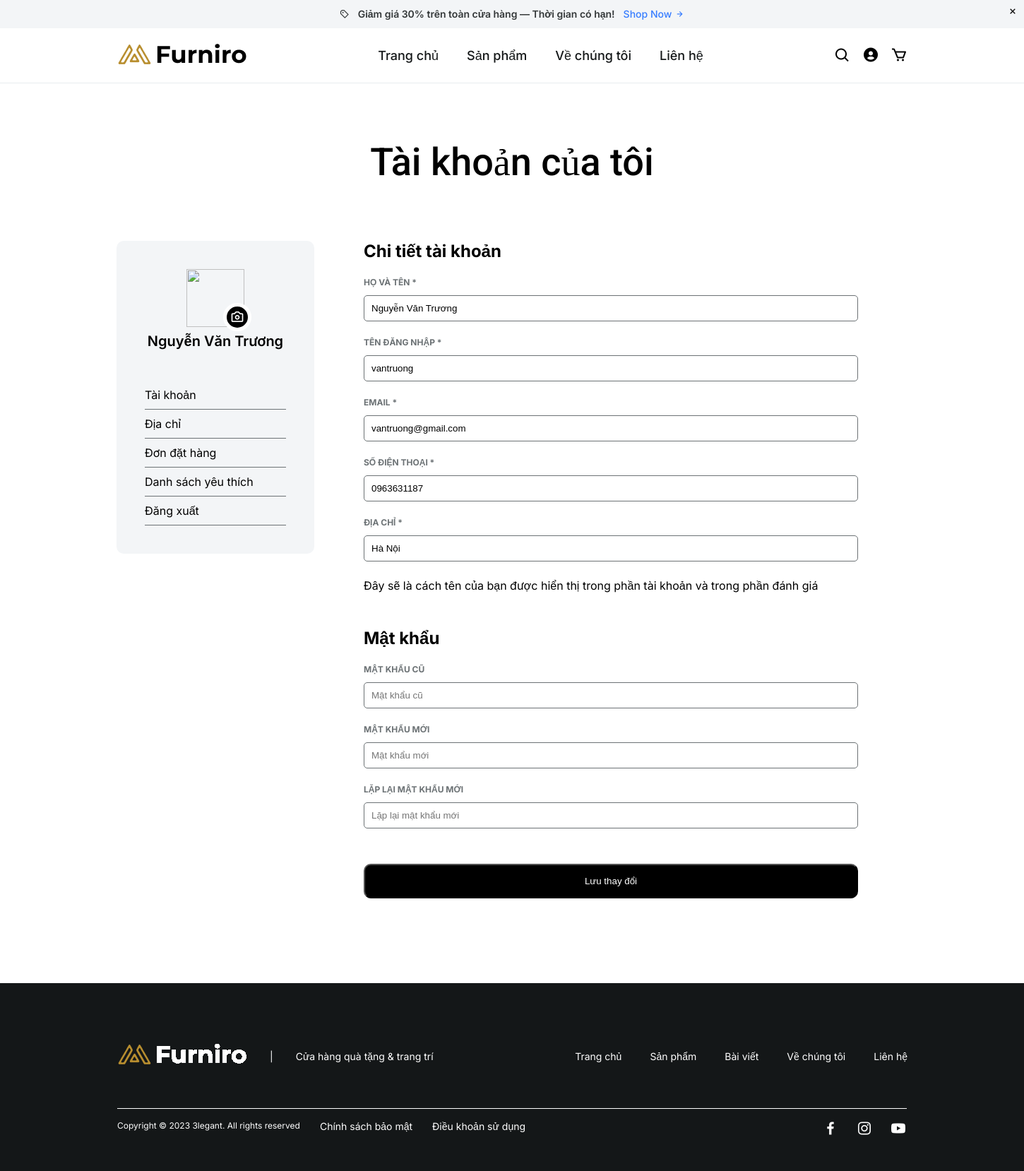
/index.php?act=myaccount&id=28 (signed in), run on the app's committed database.
### tables this page shows
CREATE TABLE `taikhoan` (
  `MaTaiKhoan` int(11) NOT NULL,
  `Ten` varchar(255) NOT NULL,
  `Email` varchar(255) NOT NULL,
  `SoDienThoai` varchar(20) DEFAULT NULL,
  `DiaChi` varchar(255) DEFAULT NULL,
  `TenDangNhap` varchar(255) NOT NULL,
  `MatKhau` varchar(255) NOT NULL,
  `VaiTro` tinyint(1) NOT NULL DEFAULT 0
);

### model/pdo.php (called while the page is built, shortened)
<?php
function pdo_get_connection()
{
    $dburl = "mysql:host=localhost;dbname=d1;charset=utf8";
    $username = 'root';
    $password = '';
    $conn = new PDO($dburl, $username, $password);
    $conn->setAttribute(PDO::ATTR_ERRMODE, PDO::ERRMODE_EXCEPTION);
    return $conn;
}
function pdo_query_one($sql)
{
    $sql_args = array_slice(func_get_args(), 1);
    try {
        $conn = pdo_get_connection();
        $stmt = $conn->prepare($sql);
        $stmt->execute($sql_args);
        $row = $stmt->fetch(PDO::FETCH_ASSOC);
        return $row;
    } catch (PDOException $e) {
        throw $e;
    } finally {
        unset($conn);
    }
}

### model/taikhoan.php (called while the page is built, shortened)
<?php
function load_oneadmin($MaTaiKhoan)
{
    $sql = "SELECT * FROM taikhoan WHERE MaTaiKhoan='$MaTaiKhoan' ";
    $tk = pdo_query_one($sql);
    return $tk;
}

### view/myaccount.php (the view, shortened to what this page needs)
<!DOCTYPE html>
<html lang="en">
<head>
    <link rel="stylesheet" href="./assets/css/style-2.css" />
    <link href="https://unpkg.com/boxicons@2.1.4/css/boxicons.min.css" rel="stylesheet" />
</head>
<body>
    <section class="myaccount">
        <div class="container">
            <div class="account-title">
                <h1>Tài khoản của tôi</h1>
            </div>
            <div class="account-section">
                <div class="account-section__menu">
                    <div class="user">
                        <img src="./assets/images/user.png" alt="">
                        <i class='bx bx-camera'></i>
                        <h2><?= $Ten; ?></h2>
                    </div>
                    <div class="info">
                        <ul>
                            <li><a href="index.php?act=myaccount&id=<?php print_r($_SESSION['TenDangNhap']['MaTaiKhoan']) ?>">Tài khoản</a></li>
                            <li><a href="#">Địa chỉ</a></li>
                            <li><a href="index.php?act=donhang&id=<?php print_r($_SESSION['TenDangNhap']['MaTaiKhoan']) ?>&tt=1">Đơn đặt hàng</a></li>
                            <li><a href="#">Danh sách yêu thích</a></li>
                            <li><a href="index.php?act=thoat">Đăng xuất</a></li>
                        </ul>
                    </div>
                </div>
                <div class="account-section__detail">
                    <form action="index.php?act=editTaiKhoan" method="post">
                        <div class="details">
                            <h1>Chi tiết tài khoản</h1>
                            <label for="">Họ và tên *</label>
                            <input type="text" value="<?= $Ten ?>" name="Ten" placeholder="Họ và tên">
                            <label for="">Tên đăng nhập *</label>
                            <input type="text" value="<?= $TenDangNhap ?>" name="TenDangNhap" placeholder="Tên đăng nhập">
                            <label for="">Email *</label>
                            <input type="text" value="<?= $Email ?>" name="Email" placeholder="Email">
                            <label for="">Số điện thoại *</label>
                            <input type="text" value="<?= $SoDienThoai ?>" name="SoDienThoai" placeholder="Số điện thoại">
                            <label for="">Địa chỉ *</label>
                            <input type="text" value="<?= $DiaChi ?>" name="DiaChi" placeholder="Địa chỉ">
                            <p>Đây sẽ là cách tên của bạn được hiển thị trong phần tài khoản và trong phần đánh giá</p>
                        </div>
                        <div class="password">
                            <h1 style="margin-top: 50px;">Mật khẩu</h1>
                            <label for="">Mật khẩu cũ</label>
                            <input type="text" placeholder="Mật khẩu cũ">
                            <label for="">Mật khẩu mới</label>
                            <input type="text" placeholder="Mật khẩu mới">
                            <label for="">Lặp lại mật khẩu mới</label>
                            <input type="text" placeholder="Lặp lại mật khẩu mới">
                        </div>
                        <div class="button">
                            <input type="submit" value="Lưu thay đổi" name="editTaiKhoan" style="width: 100%;background-color: black;color: white;border-radius: 10px;padding: 15px 0;margin-top:50px">
                        </div>
                    </form>
                </div>
            </div>
        </div>
    </section>
</body>
</html>

### assets/css/style-2.css (style rules this page uses)
* { padding: 0; margin: 0; box-sizing: border-box; }
:root { --primary-color: black; --secondary-color-blue: #377DFF; --secondary-color-green: #38CB89; --secondary-color-orange: #FFAB00; --secondary-color-red: #FF5630; --neutral-color-07: #141718; --neutral-color-06: #232627; --neutral-color-05: #343839; --neutral-color-04: #6C7275; --neutral-color-03: #E8ECEF; --neutral-color-02: #F3F5F7; --neutral-color-01: #FEFEFE; --font-roboto: "Roboto", sans-serif; --font-inter: "Inter", sans-serif; }
body { font-style: normal; scroll-behavior: smooth; font-family: "Inter", sans-serif; }
a { text-decoration: none; color: white; }
li { list-style: none; }
img { max-width: 100%; width: 100%; }
section { margin-bottom: 120px; }
.container { max-width: 1120px; width: 100%; margin: 0 auto; font-family: "Inter", sans-serif; }
.account-title h1 { text-align: center; font-family: "Roboto"; font-size: 54px; font-weight: 500; margin: 80px 0; }
.account-section { display: flex; justify-content: space-between; }
.account-section__menu { display: flex; flex-direction: column; gap: 40px; width: 25%; padding: 40px 40px; background-color: var(--neutral-color-02); border-radius: 10px; height: 100%; }
.account-section__menu .user { text-align: center; position: relative; }
.account-section__menu .user>img { width: 82px; height: 82px; }
.account-section__menu .user>i { position: absolute; bottom: 0; transform: translate(-30px, -30px); font-size: 20px; border-radius: 50%; border: 5px solid white; background-color: black; color: white; padding: 5px; }
.account-section__menu .user>h2 { font-size: 20px; font-weight: 600; line-height: 32px; }
.account-section__menu .info { display: flex; flex-direction: column; line-height: 40px; }
.account-section__menu .info a { color: black; }
.account-section__menu .info li { border-bottom: 1px solid var(--neutral-color-04); }
.account-section__detail { display: flex; flex-direction: column; gap: 40px; width: 75%; padding: 0 70px; }
.account-section__detail .details, .account-section__detail .password { display: flex; flex-direction: column; gap: 24px; }
.details>input, .password>input { width: 100%; padding: 10px; border-radius: 5px; border: 1px solid var(--neutral-color-04); }
.details>label, .password>label { color: var(--neutral-color-04); font-size: 12px; font-weight: 700; line-height: 12px; text-transform: uppercase; margin-bottom: -12px; }

### data on the page
taikhoan: Ten "Nguyễn Văn Trương", TenDangNhap "vantruong", Email "vantruong@gmail.com", SoDienThoai "0963631187", DiaChi "Hà Nội"
